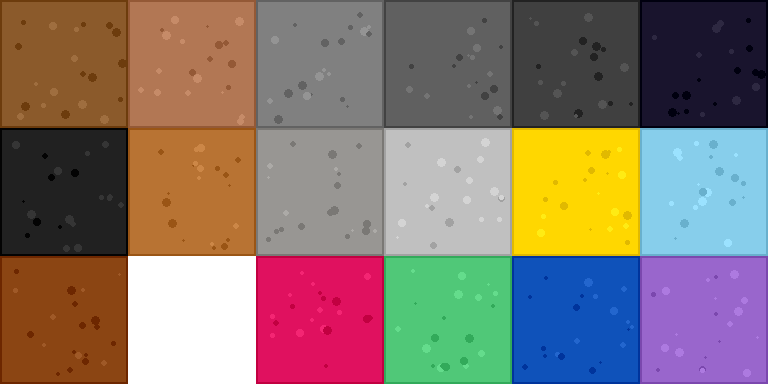
#> input picture resources/tileset/terrain_atlas.png, 768 x 384 px
$ python texture_validator.py
#> lines starting #> are read from the running program, lines starting #| are printed output that depends on the picture
#!/usr/bin/env python3
"""
Texture validator for GoDig terrain tiles.

Validates generated terrain textures for:
- Color palette adherence (3-4 tone shading)
- Pixel density and variation
- Edge quality (no hard seams)
- Noise quality (not too uniform, not too chaotic)

Run: python3 scripts/tools/texture_validator.py [--atlas PATH]
"""

import os
from PIL import Image
from typing import Dict, List, Tuple, Optional
from dataclasses import dataclass
from collections import Counter
import math


# Tile configuration
TILE_SIZE = 128
COLS = 6
ROWS = 3


@dataclass
class TileMetrics:
    """Quality metrics for a single tile."""
    name: str
    position: Tuple[int, int]
    unique_colors: int
    color_distribution: Dict[Tuple[int, int, int], float]
    edge_contrast: float
    noise_variance: float
    palette_adherence: float


@dataclass
class ValidationResult:
    """Overall validation result."""
    passed: bool
    score: float  # 0-1
    metrics: List[TileMetrics]
    issues: List[str]


def extract_tile(atlas: Image.Image, col: int, row: int) -> Image.Image:
    """Extract a single tile from the atlas."""
    x = col * TILE_SIZE
    y = row * TILE_SIZE
    return atlas.crop((x, y, x + TILE_SIZE, y + TILE_SIZE))


def analyze_colors(tile: Image.Image) -> Tuple[int, Dict[Tuple[int, int, int], float]]:
    """Analyze color usage in a tile."""
    pixels = list(tile.getdata())
    total = len(pixels)

    # Count colors (ignoring alpha)
    color_counts = Counter()
    for pixel in pixels:
        if len(pixel) == 4 and pixel[3] == 0:  # Skip transparent
            continue
        rgb = pixel[:3]
        color_counts[rgb] += 1

    unique = len(color_counts)
    distribution = {color: count / total for color, count in color_counts.items()}

    return unique, distribution


def calculate_edge_contrast(tile: Image.Image) -> float:
    """Calculate contrast at tile edges (lower is better for seamless tiling)."""
    width, height = tile.size
    pixels = tile.load()

    total_diff = 0
    count = 0

    # Check left-right edge contrast
    for y in range(height):
        left = pixels[0, y][:3]
        right = pixels[width - 1, y][:3]
        diff = sum(abs(left[i] - right[i]) for i in range(3)) / 3
        total_diff += diff
        count += 1

    # Check top-bottom edge contrast
    for x in range(width):
        top = pixels[x, 0][:3]
        bottom = pixels[x, height - 1][:3]
        diff = sum(abs(top[i] - bottom[i]) for i in range(3)) / 3
        total_diff += diff
        count += 1

    return total_diff / count if count > 0 else 0


def calculate_noise_variance(tile: Image.Image) -> float:
    """Calculate variance of luminance values (texture complexity)."""
    pixels = list(tile.getdata())

    luminances = []
    for pixel in pixels:
        if len(pixel) == 4 and pixel[3] == 0:
            continue
        # Calculate luminance
        lum = 0.299 * pixel[0] + 0.587 * pixel[1] + 0.114 * pixel[2]
        luminances.append(lum)

    if not luminances:
        return 0

    mean = sum(luminances) / len(luminances)
    variance = sum((l - mean) ** 2 for l in luminances) / len(luminances)

    return math.sqrt(variance)  # Return standard deviation


def calculate_palette_adherence(
    distribution: Dict[Tuple[int, int, int], float],
    expected_colors: int = 4
) -> float:
    """
    Score how well the tile adheres to a limited palette.
    Higher score = better adherence to pixel art principles.
    """
    # Ideal: 3-6 colors making up 95%+ of pixels
    sorted_colors = sorted(distribution.values(), reverse=True)

    # Get coverage of top N colors
    if len(sorted_colors) >= expected_colors:
        top_coverage = sum(sorted_colors[:expected_colors])
    else:
        top_coverage = sum(sorted_colors)

    # Score based on coverage and total colors
    coverage_score = min(1.0, top_coverage / 0.9)  # 90% coverage = perfect

    # Penalty for too many colors
    color_count = len(sorted_colors)
    if color_count <= 6:
        count_score = 1.0
    elif color_count <= 12:
        count_score = 0.8
    elif color_count <= 20:
        count_score = 0.6
    else:
        count_score = max(0.3, 1.0 - (color_count - 20) * 0.02)

    return (coverage_score + count_score) / 2


# Tile names for reference
TILE_NAMES = {
    (0, 0): "Dirt", (1, 0): "Clay", (2, 0): "Stone",
    (3, 0): "Granite", (4, 0): "Basalt", (5, 0): "Obsidian",
    (0, 1): "Coal", (1, 1): "Copper", (2, 1): "Iron",
    (3, 1): "Silver", (4, 1): "Gold", (5, 1): "Diamond",
    (0, 2): "Ladder", (1, 2): "Air", (2, 2): "Ruby",
    (3, 2): "Emerald", (4, 2): "Sapphire", (5, 2): "Amethyst",
}


def validate_atlas(atlas_path: str) -> ValidationResult:
    """Validate the entire terrain atlas."""
#> called with atlas_path = 'resources/tileset/terrain_atlas.png'
    atlas = Image.open(atlas_path).convert("RGBA")
#> atlas is the input picture: PIL image 768x384 RGBA; mean R, G, B, A 119.9, 103.6, 95.1, 240.8

    metrics = []
    issues = []
    scores = []

    print(f"Validating terrain atlas: {atlas_path}")
    print(f"Atlas size: {atlas.size[0]}x{atlas.size[1]}")
#| Atlas size: 768x384
    print("-" * 60)

    for row in range(ROWS):
        for col in range(COLS):
            name = TILE_NAMES.get((col, row), f"Unknown [{col},{row}]")

            # Skip air tile
            if name == "Air":
                print(f"  {name}: Skipped (transparent)")
                continue

            tile = extract_tile(atlas, col, row)
            unique_colors, distribution = analyze_colors(tile)
            edge_contrast = calculate_edge_contrast(tile)
            noise_var = calculate_noise_variance(tile)
            palette_score = calculate_palette_adherence(distribution)

            tile_metrics = TileMetrics(
                name=name,
                position=(col, row),
                unique_colors=unique_colors,
                color_distribution=distribution,
                edge_contrast=edge_contrast,
                noise_variance=noise_var,
                palette_adherence=palette_score
            )
            metrics.append(tile_metrics)

            # Calculate overall tile score
            tile_score = palette_score

            # Adjust for edge contrast (lower is better)
            if edge_contrast < 20:
                tile_score = min(1.0, tile_score + 0.1)
            elif edge_contrast > 50:
                tile_score = max(0.0, tile_score - 0.1)
                issues.append(f"{name}: High edge contrast ({edge_contrast:.1f})")

            # Adjust for noise variance (we want some but not too much)
            if 10 < noise_var < 50:
                tile_score = min(1.0, tile_score + 0.05)
            elif noise_var < 5:
                issues.append(f"{name}: Low texture variance ({noise_var:.1f})")
            elif noise_var > 60:
                issues.append(f"{name}: High texture variance ({noise_var:.1f})")

            scores.append(tile_score)

            # Print tile metrics
            status = "PASS" if tile_score >= 0.7 else "WARN" if tile_score >= 0.5 else "FAIL"
            print(f"  {name}: {status} (score: {tile_score:.2f})")
            print(f"    Colors: {unique_colors}, Palette: {palette_score:.2f}, "
                  f"Edge: {edge_contrast:.1f}, Noise: {noise_var:.1f}")
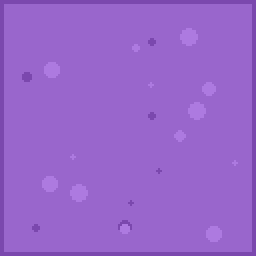
#> tile: PIL image 128x128 RGBA (shown 2 times larger); mean R, G, B, A 151.5, 100.5, 202.5, 255
#> after the loop, issues = []; metrics = 17 items; scores = [1, 1, 1, 1, 1, 1, 1, 1, 1, 1, 1, 1, 1, 1, 1, 1, 1]

    print("-" * 60)

    # Overall result
    avg_score = sum(scores) / len(scores) if scores else 0
#> avg_score = 1
    passed = avg_score >= 0.7 and len([s for s in scores if s < 0.5]) == 0
#> passed = True

    print(f"\nOverall Score: {avg_score:.2f}")
#| Overall Score: 1.00
    print(f"Result: {'PASSED' if passed else 'FAILED'}")
#| Result: PASSED

    if issues:
        print(f"\nIssues found ({len(issues)}):")
        for issue in issues:
            print(f"  - {issue}")

    return ValidationResult(
        passed=passed,
        score=avg_score,
        metrics=metrics,
        issues=issues
    )


def compare_atlases(path1: str, path2: str) -> None:
    """Compare two terrain atlases side by side."""
    result1 = validate_atlas(path1)
    print("\n" + "=" * 60 + "\n")
    result2 = validate_atlas(path2)

    print("\n" + "=" * 60)
    print("COMPARISON SUMMARY")
    print("=" * 60)
    print(f"Atlas 1: {path1}")
    print(f"  Score: {result1.score:.2f}, Issues: {len(result1.issues)}")
    print(f"Atlas 2: {path2}")
    print(f"  Score: {result2.score:.2f}, Issues: {len(result2.issues)}")

    if result2.score > result1.score:
        print(f"\nAtlas 2 is better by {(result2.score - result1.score):.2f} points")
    elif result1.score > result2.score:
        print(f"\nAtlas 1 is better by {(result1.score - result2.score):.2f} points")
    else:
        print("\nBoth atlases have the same score")


if __name__ == "__main__":
    import argparse

    parser = argparse.ArgumentParser(description="Validate terrain textures")
    parser.add_argument("--atlas", type=str, help="Path to terrain atlas",
                        default="resources/tileset/terrain_atlas.png")
    parser.add_argument("--compare", type=str, help="Compare with another atlas")

    args = parser.parse_args()

    # Resolve path
    if not os.path.isabs(args.atlas):
        script_dir = os.path.dirname(__file__)
        project_root = os.path.dirname(os.path.dirname(script_dir))
        atlas_path = os.path.join(project_root, args.atlas)
    else:
        atlas_path = args.atlas

    if args.compare:
        compare_atlases(atlas_path, args.compare)
    else:
        validate_atlas(atlas_path)
